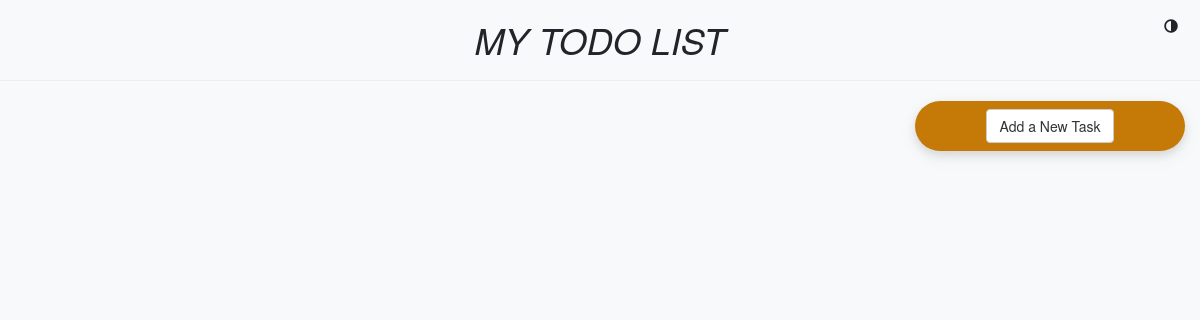
Before: / with the older database file.
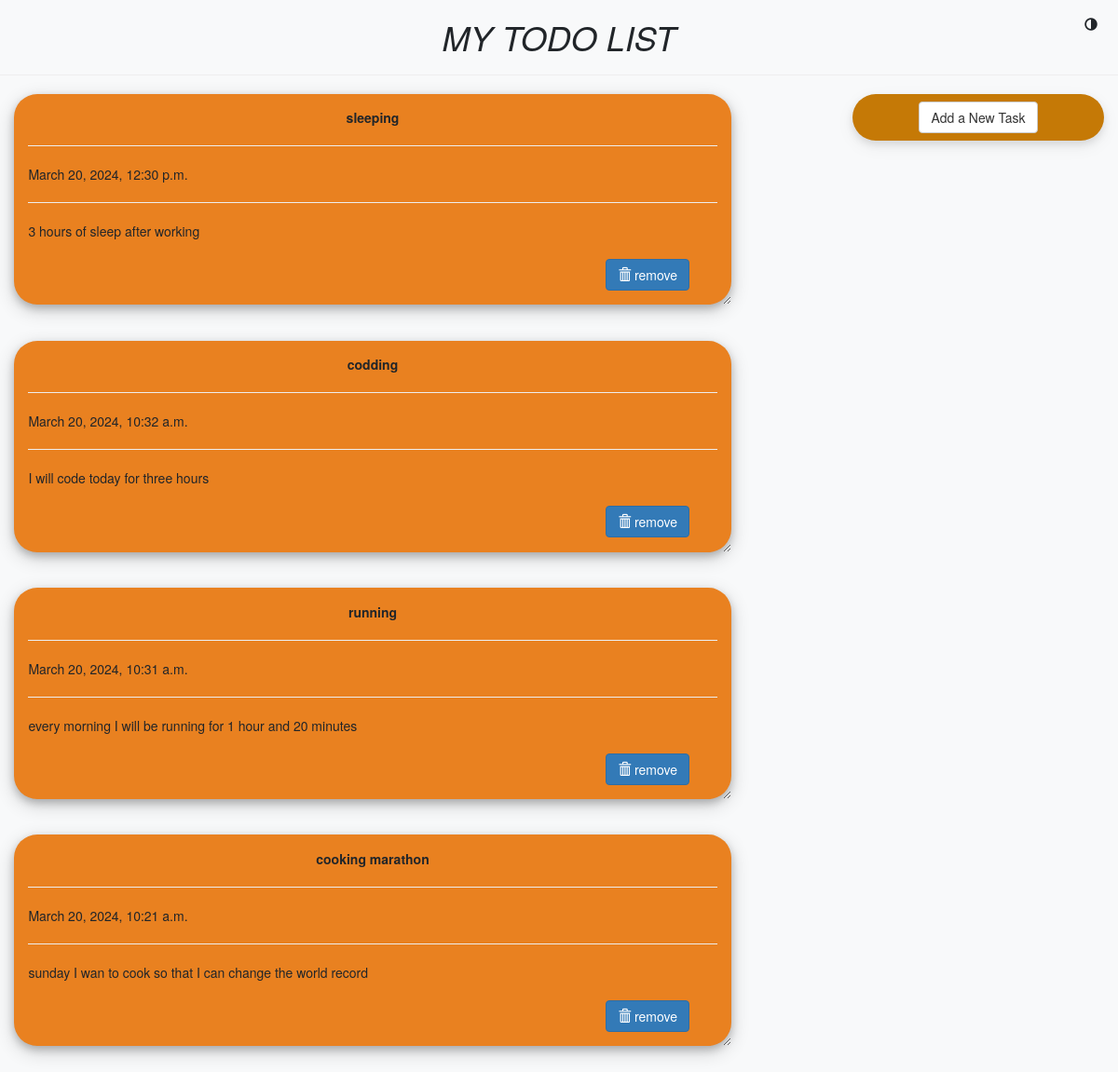
After: the same page with the newer database file.
### todo/models.py (models this page shows, shortened)
class Todo(models.Model):
    title = models.CharField(max_length=100)
    details = models.TextField()
    date = models.DateTimeField(default=timezone.now)

### todo/views.py (the view)
# urls.py: path('', views.index, name="todo"),
def index(request):
    item_list = Todo.objects.order_by("-date")
    if request.method == "POST":
        form = TodoForm(request.POST)
        if form.is_valid():
            form.save()
            return redirect('todo')
    form = TodoForm()
    page = {
        "forms": form,
        "list": item_list,
        "title": "TODO LIST",
    }
    return render(request, 'todo/index.html', page)

### todo/templates/todo/index.html (shortened to what this page needs)
{% load static %}
<!DOCTYPE html>
<html lang="en" dir="ltr">
<head>
 <link rel="stylesheet" href="https://maxcdn.bootstrapcdn.com/bootstrap/3.3.7/css/bootstrap.min.css">
 <link rel="stylesheet" href="{% static 'css/styles.css' %}">
</head>
<body class="container-fluid">
    <div class="theme-switcher">
        <button id="theme-switcher" class="btn btn-default">
            <i class="glyphicon glyphicon-adjust"></i>
        </button>
    </div>
 <center class="row">
    <h1><i> MY TODO LIST</i></h1>
    <hr />
 </center>
 <div class="row">
    <div class="col-md-8">
      {% for i in list %}
      <div class="card">
        <center><b>{{i.title}}</b></center>
        <hr/>
        {{i.date}}
        <hr/>
        {{i.details}}
        <br />
        <br />
        <form action="/del/{{i.id}}" method="POST" style="padding-right: 4%; padding-bottom: 3%;">
          <button value="remove" type="submit" class="btn btn-primary" style="float: right;"><span class="glyphicon glyphicon-trash"></span> remove</button>
        </form>
      </div>
      {% endfor %}
    </div>
    <div class="col-md-1"> </div>
    <div class="col-md-3">
      <div class="submit_form">
        <a href="{% url 'add_task' %}" class="btn btn-default">Add a New Task</a>
      </div>
    </div>
 </div>
</body>
</html>

### static/css/styles.css (style rules this page uses)
body { background-color: #f8f9fa; color: #212529; }
.card { box-shadow: 0 4px 8px 0 rgba(0,0,0,0.2), 0 6px 20px 0 rgba(0,0,0,0.19); background: hsl(29, 82%, 52%); margin-bottom: 5%; border-radius: 25px; padding: 2%; overflow: auto; resize: both; text-overflow: ellipsis; }
.submit_form { text-align: center; padding: 3%; background: #c57906; border-radius: 25px; box-shadow: 0 4px 8px 0 rgba(0,0,0,0.1), 0 6px 20px 0 rgba(0,0,0,0.06); }
.theme-switcher { position: fixed; top: 10px; right: 10px; z-index: 1000; }
#theme-switcher { background: none; border: none; color: #212529; cursor: pointer; }

Changed rows visible on the page:
added Todo: title "sleeping", date "March 20, 2024, 12:30 p.m.", details "3 hours of sleep after working"
added Todo: title "codding", date "March 20, 2024, 10:32 a.m.", details "I will code today for three hours"
added Todo: title "running", date "March 20, 2024, 10:31 a.m.", details "every morning I will be running for 1 hour and 20 minutes"
added Todo: title "cooking marathon", date "March 20, 2024, 10:21 a.m.", details "sunday I wan to cook so that I can change the world record"
